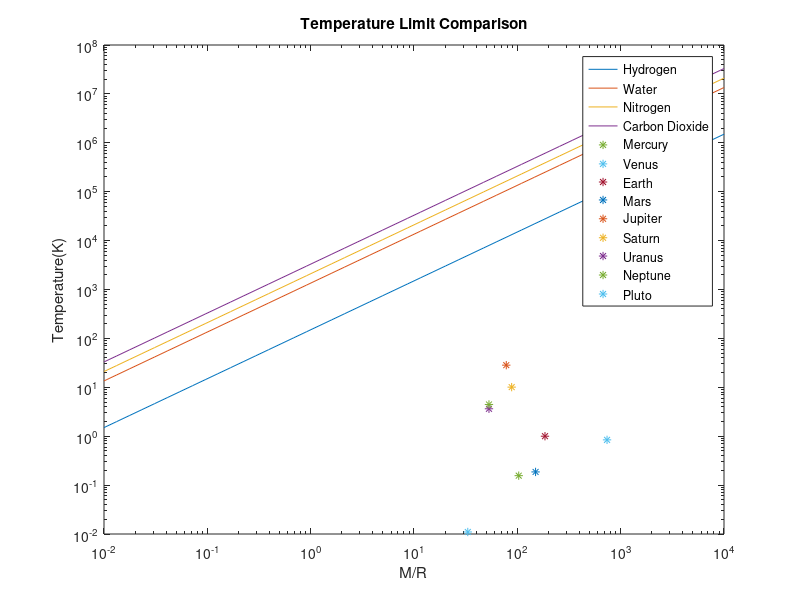

Source code (MATLAB):
x = logspace(-2,4);
y = 75*x;

y1 = y*2;
loglog(x, y1);

hold on

y2 = y*18;
loglog(x, y2);

y3 = y*28;
loglog(x, y3);

y4 = y*44;
loglog(x, y4);

plot(103.15, 0.156, '*');
plot(738.15, 0.842, '*');
plot(185.15, 1, '*');
plot(150.15, 0.186, '*');
plot(78.15, 28.376, '*');
plot(88.15, 10.087, '*');
plot(53.15, 3.637, '*');
plot(53.15, 4.457, '*');
plot(33.15, 0.011, '*');

legend('Hydrogen', 'Water', 'Nitrogen', 'Carbon Dioxide','Mercury','Venus','Earth','Mars','Jupiter','Saturn','Uranus','Neptune','Pluto');
title('Temperature Limit Comparison');
xlabel('M/R');
ylabel('Temperature(K)');

hold off